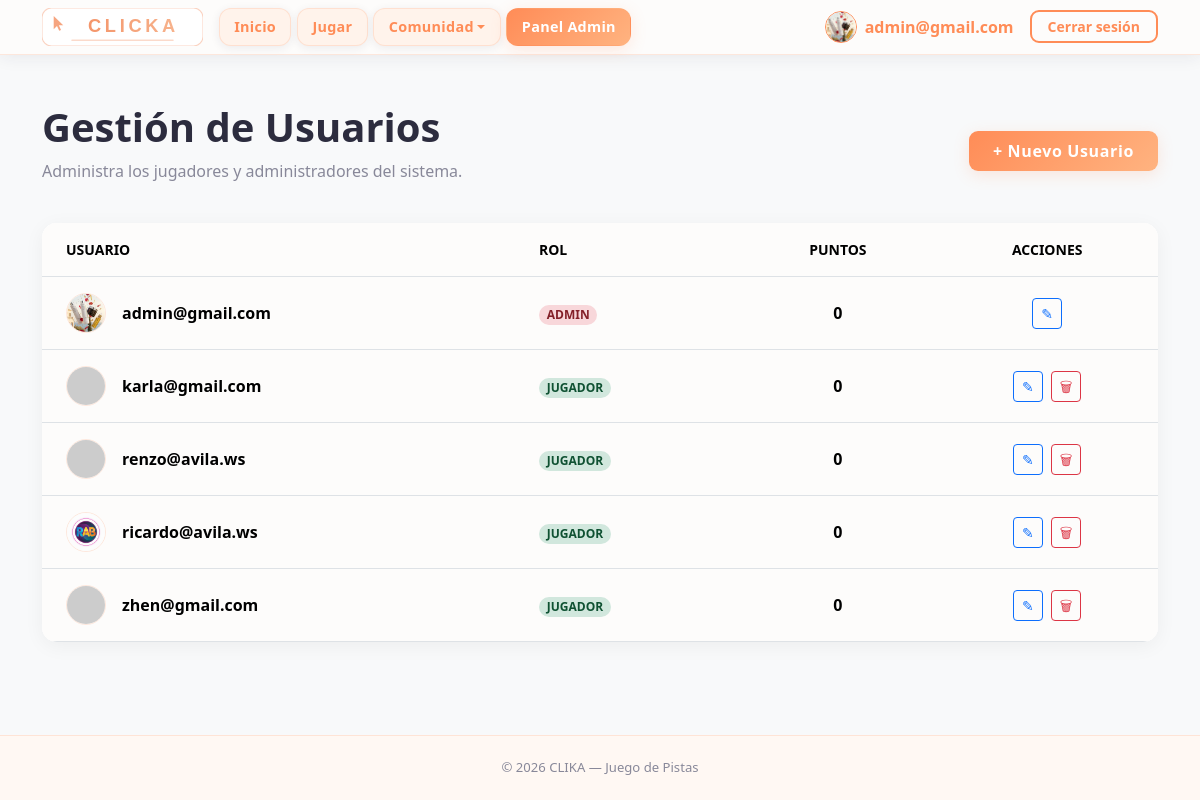
Screenshot of /pages/users.php (signed in) with the database file from the repository.
### tables this page shows
CREATE TABLE usuarios (
    id INTEGER PRIMARY KEY AUTOINCREMENT,
    username TEXT NOT NULL UNIQUE,
    password_hash TEXT NOT NULL,
    rol TEXT NOT NULL DEFAULT 'jugador',
    puntos INTEGER NOT NULL DEFAULT 0,
    created_at TEXT NOT NULL DEFAULT CURRENT_TIMESTAMP
, foto TEXT DEFAULT 'default.png');

### pages/users.php (the view, shortened to what this page needs)
<?php
require_once '../includes/db.php';
$results = $db->query("SELECT * FROM usuarios ORDER BY
    CASE rol WHEN 'admin' THEN 1 ELSE 2 END,
    username ASC");
?>
<!DOCTYPE html>
<html lang="es">
<head>
    <?php include '../includes/head.php'; ?>
</head>
<body class="bg-light">
    <?php include '../includes/menu.php'; ?>
    <main class="container mt-5">
        <div class="d-flex justify-content-between align-items-center mb-4">
            <div>
                <h1 class="fw-bold">Gestión de Usuarios</h1>
                <p class="text-muted">Administra los jugadores y administradores del sistema.</p>
            </div>
            <a href="register.php" class="btn btn-accent px-4 py-2 fw-bold">
                + Nuevo Usuario
            </a>
        </div>
        <div class="card users-table-card">
            <div class="table-responsive">
                <table class="table table-hover align-middle mb-0">
                    <thead class="bg-white border-bottom">
                        <tr class="text-muted small text-uppercase fw-bold">
                            <th class="px-4 py-3">Usuario</th>
                            <th class="px-4 py-3">Rol</th>
                            <th class="px-4 py-3 text-center">Puntos</th>
                            <th class="px-4 py-3 text-center">Acciones</th>
                        </tr>
                    </thead>
                    <tbody class="bg-white">
                        <?php while ($row = $results->fetchArray(SQLITE3_ASSOC)):
                            $badgeClass = ($row['rol'] === 'admin') ? 'users-badge-admin' : 'users-badge-player';
                            $photoUrl = ($row['foto'] === 'default.png' || !$row['foto'])
                                ? BASE_URL . "/assets/images/social_media/profile.svg"
                                : (str_starts_with($row['foto'], 'http') ? $row['foto'] : BASE_URL . "/storage/uploads/" . $row['foto']);
                        ?>
                            <tr>
                                <td class="px-4 py-3">
                                    <div class="d-flex align-items-center gap-3">
                                        <img src="<?php echo $photoUrl; ?>" alt="Avatar" class="users-user-img"
                                             onerror="this.src='<?php echo BASE_URL; ?>/assets/images/social_media/profile.svg'">
                                        <span class="fw-bold"><?php echo htmlspecialchars($row['username']); ?></span>
                                    </div>
                                </td>
                                <td class="px-4 py-3">
                                    <span class="badge <?php echo $badgeClass; ?> rounded-pill small">
                                        <?php echo strtoupper($row['rol']); ?>
                                    </span>
                                </td>
                                <td class="px-4 py-3 text-center fw-semibold">
                                    <?php echo $row['puntos']; ?>
                                </td>
                                <td class="px-4 py-3 text-center">
                                    <div class="d-flex justify-content-center gap-2">
                                        <a href="profile.php?id=<?php echo $row['id']; ?>&return_to=users" class="btn btn-sm btn-outline-primary" title="Editar">
                                            &#9998;
                                        </a>
                                        <?php if ($row['id'] != $_SESSION['usuari_id']): ?>
                                            <button type="button"
                                                    class="btn btn-sm btn-outline-danger js-delete-user-open"
                                                    title="Eliminar"
                                                    data-bs-toggle="modal"
                                                    data-bs-target="#deleteModal"
                                                    data-delete-url="<?php echo htmlspecialchars('../processes/delete_user.proc.php?id=' . (int) $row['id'], ENT_QUOTES, 'UTF-8'); ?>">
                                                &#128465;
                                            </button>
                                        <?php endif; ?>
                                    </div>
                                </td>
                            </tr>
                        <?php endwhile; ?>
                    </tbody>
                </table>
            </div>
        </div>
    </main>
    <?php include '../includes/foot.php'; ?>

### assets/css/styles.css (style rules this page uses)
:root { --clika-bg: #FDFCFB; --clika-card-bg: #FFFFFF; --clika-surface: #FFF3EB; --clika-primary: #FF8C57; --clika-primary-hover: #F07040; --clika-accent: #FFB380; --clika-text: #2C2C3E; --clika-muted: #888899; --clika-border: rgba(255, 140, 87, 0.18); --clika-border-strong: rgba(255, 140, 87, 0.38); --clika-shadow: rgba(255, 140, 87, 0.18); --clika-shadow-dark: rgba(44, 44, 62, 0.08); --font-heading: ui-sans-serif, system-ui, -apple-system, 'Segoe UI', Roboto, 'Helvetica Neue', Arial, sans-serif; --font-body: ui-sans-serif, system-ui, -apple-system, 'Segoe UI', Roboto, 'Helvetica Neue', Arial, sans-serif; --bs-body-bg: var(--clika-bg); --bs-body-color: var(--clika-text); --bs-primary: var(--clika-primary); --bs-primary-rgb: 255, 140, 87; }
*, *::before, *::after { box-sizing: border-box; }
body { background-color: var(--clika-bg); color: var(--clika-text); font-family: var(--font-body); min-height: 100vh; display: flex; flex-direction: column; }
main { flex: 1 0 auto; }
h1, h2, h3, h4, h5, h6, .navbar-brand { font-family: var(--font-heading); }
.text-muted { color: var(--clika-muted) !important; }
.btn-accent { background: linear-gradient(135deg, var(--clika-primary), var(--clika-accent)); border: none; color: #fff; font-family: var(--font-heading); font-weight: 700; letter-spacing: .04em; border-radius: 9px; box-shadow: 0 4px 16px var(--clika-shadow); transition: transform .18s, box-shadow .18s, filter .18s; }
.users-table-card { border-radius: 15px; overflow: hidden; border: none; box-shadow: 0 4px 20px rgba(0, 0, 0, 0.05); }
.users-table-card .table { margin-bottom: 0; }
.users-user-img { width: 40px; height: 40px; object-fit: cover; border-radius: 50%; border: 1px solid var(--clika-border); }
.users-badge-admin { background-color: #f8d7da; color: #842029; }
.users-badge-player { background-color: #d1e7dd; color: #0f5132; }

### rows the page displays
usuarios: foto (picture), username "admin@gmail.com", rol "ADMIN", puntos "0"
usuarios: username "karla@gmail.com", rol "JUGADOR", puntos "0"
usuarios: username "renzo@avila.ws", rol "JUGADOR", puntos "0"
usuarios: foto (picture), username "ricardo@avila.ws", rol "JUGADOR", puntos "0"
usuarios: username "zhen@gmail.com", rol "JUGADOR", puntos "0"

### other values shown
$_SESSION['username'] "admin@gmail.com"
